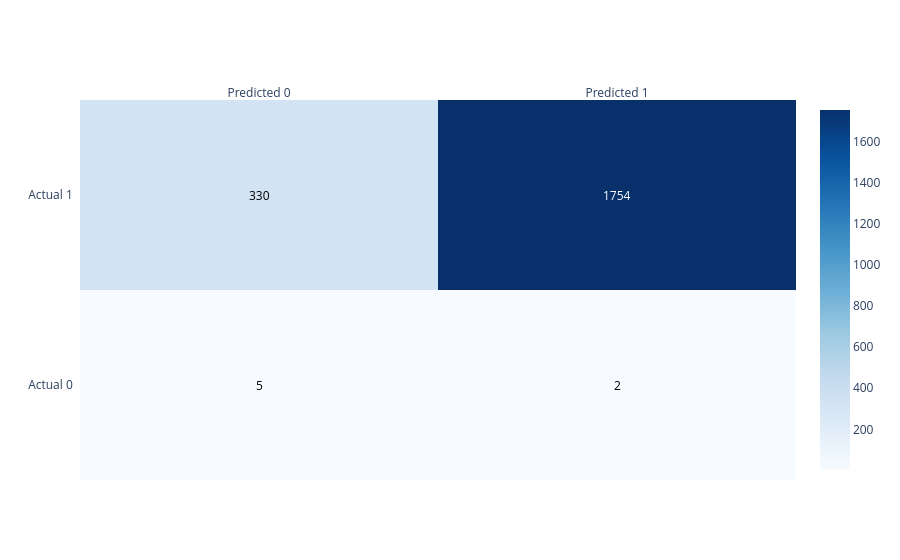
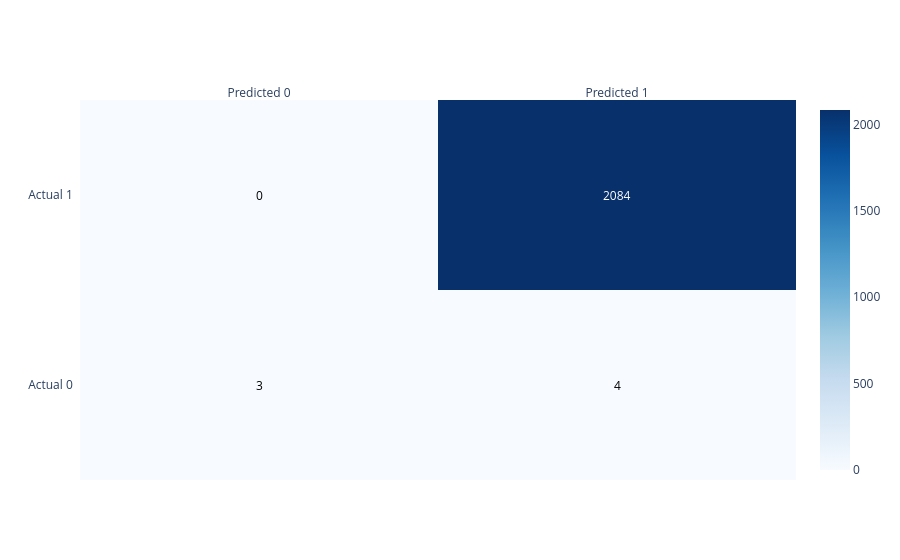
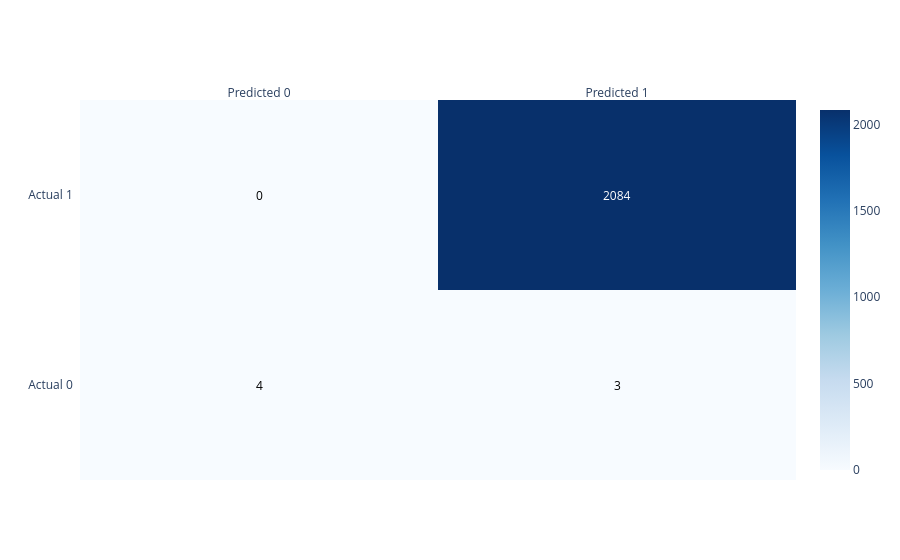

Notebook cell for these charts, in order:
### Code cell
models = {
    "Logistic Regression": lr,
    "Random Forest": rf,
    "XGBoost": xg
}
for name, model in models.items():
    print_confusion_matrix(model, name, X_test, y_test)

### Figure 1 — Plotly figure (JSON) as saved in the notebook; plotly's stock layout.template omitted (floating-point values rounded to 4 significant figures)
{"data": [{"colorscale": [[0, "rgb(247,251,255)"], [0.125, "rgb(222,235,247)"], [0.25, "rgb(198,219,239)"], [0.375, "rgb(158,202,225)"], [0.5, "rgb(107,174,214)"], [0.625, "rgb(66,146,198)"], [0.75, "rgb(33,113,181)"], [0.875, "rgb(8,81,156)"], [1, "rgb(8,48,107)"]], "reversescale": false, "showscale": true, "type": "heatmap", "x": ["Predicted 0", "Predicted 1"], "y": ["Actual 0", "Actual 1"], "z": [[5, 2], [330, 1754]]}], "layout": {"annotations": [{"font": {"color": "#000000"}, "showarrow": false, "text": "5", "x": "Predicted 0", "xref": "x", "y": "Actual 0", "yref": "y"}, {"font": {"color": "#000000"}, "showarrow": false, "text": "2", "x": "Predicted 1", "xref": "x", "y": "Actual 0", "yref": "y"}, {"font": {"color": "#000000"}, "showarrow": false, "text": "330", "x": "Predicted 0", "xref": "x", "y": "Actual 1", "yref": "y"}, {"font": {"color": "#FFFFFF"}, "showarrow": false, "text": "1754", "x": "Predicted 1", "xref": "x", "y": "Actual 1", "yref": "y"}], "xaxis": {"dtick": 1, "gridcolor": "rgb(0, 0, 0)", "side": "top", "ticks": ""}, "yaxis": {"dtick": 1, "ticks": "", "ticksuffix": "  "}}}

### Figure 2 — Plotly figure (JSON) as saved in the notebook; plotly's stock layout.template omitted (floating-point values rounded to 4 significant figures)
{"data": [{"colorscale": [[0, "rgb(247,251,255)"], [0.125, "rgb(222,235,247)"], [0.25, "rgb(198,219,239)"], [0.375, "rgb(158,202,225)"], [0.5, "rgb(107,174,214)"], [0.625, "rgb(66,146,198)"], [0.75, "rgb(33,113,181)"], [0.875, "rgb(8,81,156)"], [1, "rgb(8,48,107)"]], "reversescale": false, "showscale": true, "type": "heatmap", "x": ["Predicted 0", "Predicted 1"], "y": ["Actual 0", "Actual 1"], "z": [[3, 4], [0, 2084]]}], "layout": {"annotations": [{"font": {"color": "#000000"}, "showarrow": false, "text": "3", "x": "Predicted 0", "xref": "x", "y": "Actual 0", "yref": "y"}, {"font": {"color": "#000000"}, "showarrow": false, "text": "4", "x": "Predicted 1", "xref": "x", "y": "Actual 0", "yref": "y"}, {"font": {"color": "#000000"}, "showarrow": false, "text": "0", "x": "Predicted 0", "xref": "x", "y": "Actual 1", "yref": "y"}, {"font": {"color": "#FFFFFF"}, "showarrow": false, "text": "2084", "x": "Predicted 1", "xref": "x", "y": "Actual 1", "yref": "y"}], "xaxis": {"dtick": 1, "gridcolor": "rgb(0, 0, 0)", "side": "top", "ticks": ""}, "yaxis": {"dtick": 1, "ticks": "", "ticksuffix": "  "}}}

### Figure 3 — Plotly figure (JSON) as saved in the notebook; plotly's stock layout.template omitted (floating-point values rounded to 4 significant figures)
{"data": [{"colorscale": [[0, "rgb(247,251,255)"], [0.125, "rgb(222,235,247)"], [0.25, "rgb(198,219,239)"], [0.375, "rgb(158,202,225)"], [0.5, "rgb(107,174,214)"], [0.625, "rgb(66,146,198)"], [0.75, "rgb(33,113,181)"], [0.875, "rgb(8,81,156)"], [1, "rgb(8,48,107)"]], "reversescale": false, "showscale": true, "type": "heatmap", "x": ["Predicted 0", "Predicted 1"], "y": ["Actual 0", "Actual 1"], "z": [[4, 3], [0, 2084]]}], "layout": {"annotations": [{"font": {"color": "#000000"}, "showarrow": false, "text": "4", "x": "Predicted 0", "xref": "x", "y": "Actual 0", "yref": "y"}, {"font": {"color": "#000000"}, "showarrow": false, "text": "3", "x": "Predicted 1", "xref": "x", "y": "Actual 0", "yref": "y"}, {"font": {"color": "#000000"}, "showarrow": false, "text": "0", "x": "Predicted 0", "xref": "x", "y": "Actual 1", "yref": "y"}, {"font": {"color": "#FFFFFF"}, "showarrow": false, "text": "2084", "x": "Predicted 1", "xref": "x", "y": "Actual 1", "yref": "y"}], "xaxis": {"dtick": 1, "gridcolor": "rgb(0, 0, 0)", "side": "top", "ticks": ""}, "yaxis": {"dtick": 1, "ticks": "", "ticksuffix": "  "}}}
